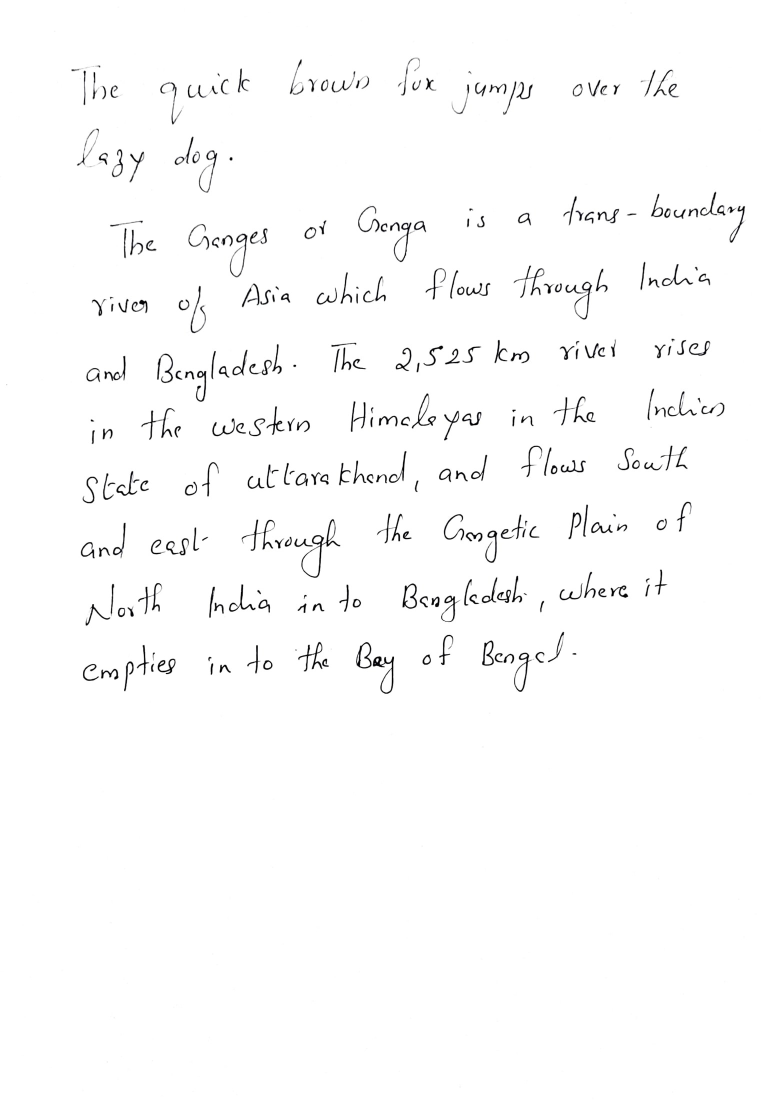
#> input picture source/segmentation/test.jpg, 1527 x 2200 px (shown at 1/2 size)
$ python -i segmenter.py   (imports and definitions only)   (older library calls are emulated)
#> lines starting #> are read from the running program, lines starting #| are printed output that depends on the picture; after the words box and inside, x2 and y2 are one past the last pixel; in counts of white or black regions, pixels touching at a corner belong together
### source/segmentation/utils.py
import cv2
import imutils
import numpy as np
from imutils import perspective
from PIL import Image

SMALL_HEIGHT = 800

# [4 lines left out: function writeText, not called in this run]

def resize(img, height=SMALL_HEIGHT, allways=False):
    if (img.shape[0] > height or allways):
        rat = height / img.shape[0]
        return cv2.resize(img, (int(rat * img.shape[1]), height))
    return img

def ratio(img, height=SMALL_HEIGHT):
    return img.shape[0] / height

# [9 lines left out: function thickenImage, not called in this run]

def sobelDetect(channel):
    """Sobel operator for edge detection"""

    sobelX = cv2.Sobel(channel, cv2.CV_16S, 1, 0)
    sobelY = cv2.Sobel(channel, cv2.CV_16S, 0, 1)
    # Find magnitude sqrt(sobelX**2 + sobelY**2)
    sobel = np.hypot(sobelX, sobelY)
    # Clamp values > 255
    sobel[sobel > 255] = 255
    return np.uint8(sobel)

def findEdges(image):
    """Find edges using sobel operator on each layer(RGB)"""

    return np.max(np.array([sobelDetect(image[:,:,0]),
                            sobelDetect(image[:,:,1]),
                            sobelDetect(image[:,:,2])]), axis=0)

# https://stackoverflow.com/questions/44752240/how-to-remove-shadow-from-scanned-images-using-opencv
# [74 lines left out: functions removeShadows, autoPerspectiveCorrection, stackImages, pad_images_to_same_size, not called in this run]

### source/segmentation/segmenter.py
import cv2
import imutils
import numpy as np
from PIL import Image
from . utils import (resize, ratio, writeText,
                     thickenImage, findEdges,
                     autoPerspectiveCorrection, removeShadows)

class Segmenter:
    def __init__(self, img, size=1200):
        self.image = img
        self.size = size
        self.previewProcess = []
        self.orginalImage = self.image.copy()

    def getLines(self):
        self.image = cv2.GaussianBlur(self.image, (5, 5), 18)
        blobs = self.createBlob(self.image)
        boundingBoxes = self.createBoundingBoxes(blobs, self.image)
        self.boxLines = self.sortBoundingBoxes(boundingBoxes)
        cropped = self.cropImages(self.boxLines)
        return cropped

    def getWords(self):
        lines = self.getLines()
        return [word for line in lines for word in line]

    def createBlob(self, image):
        blurred = cv2.GaussianBlur(image, (5, 5), 15)
        edgeImage = findEdges(blurred)
        _, thresholdImage = cv2.threshold(edgeImage, 50, 255, cv2.THRESH_BINARY)
        kernel = cv2.getStructuringElement(cv2.MORPH_RECT, (20, 20))
        self.blobs = cv2.morphologyEx(thresholdImage, cv2.MORPH_CLOSE, kernel)

        self.previewProcess.append([blurred])
        self.previewProcess.append([edgeImage])
        self.previewProcess.append([self.blobs])

        return self.blobs

    def createBoundingBoxes(self, blobs, image):
        size = self.size
        blobImage = resize(blobs, size)
        kernel = np.ones((5, 30), np.uint16)
        imageDilation = cv2.dilate(blobImage, kernel, iterations=1)
        _, cnt, hierarchy = cv2.findContours(np.copy(blobImage), cv2.RETR_TREE, cv2.CHAIN_APPROX_SIMPLE)

        contours = np.zeros(blobImage.shape, dtype='uint8') #resize(image.copy(), size)
        cv2.drawContours(contours, cnt, -1, (255,0,0), 3)
        self.previewProcess.append([contours])

        index = 0
        boxes = []
        while(index >= 0):
            x, y, w, h = cv2.boundingRect(cnt[index])
            cv2.drawContours(imageDilation, cnt, index, (255, 255, 255), cv2.FILLED)
            maskROI = imageDilation[y:y+h, x:x+w]
            r = cv2.countNonZero(maskROI) / (w * h)

            limit = (r > 0.1
                    and size > w > 10
                    and size > h > 10
                    and (h / w) < 3
                    and (w / h) < 10
                    and (60 // h) * w < 1000)
            if limit:
                boxes += [[x, y, w, h]]
            index = hierarchy[0][index][0]

        blobImage = cv2.cvtColor(blobImage, cv2.COLOR_GRAY2RGB)
        boundingBoxes = np.array([0,0,0,0])

        for (x, y, w, h) in boxes:
            boundingBoxes = np.vstack((boundingBoxes, np.array([x, y, x+w, y+h])))

        boxes = boundingBoxes.dot(ratio(image, blobImage.shape[0])).astype(np.int64)
        return boxes[1:]

    def sortBoundingBoxes(self, boxes):
        boxes = boxes[boxes[:, 1].argsort(kind='mergesort')]

        meanHeight = np.mean(boxes[:, 3] - boxes[:, 1])
        currentBox = boxes[0][1]
        lines = []
        tmpLine = []

        for box in boxes:
            if box[1] > currentBox + meanHeight:
                lines.append(tmpLine)
                if box[1] > currentBox + (2.5 * meanHeight):
                    lines.append([])
                tmpLine = [box]
                currentBox = box[1]
                continue
            tmpLine.append(box)
        lines.append(tmpLine)

        for line in lines:
            line.sort(key=lambda box: box[0])

        return lines

    def cropImages(self, lines):
        imgs = []
        for line in lines:
            text = self.image.copy()
            lineTexts = []
            for (x1, y1, x2, y2) in line:
                lineTexts.append(text[y1:y2, x1:x2])
            imgs.append(lineTexts)
        return imgs

    def drawTextOnBoundingBoxes(self, labels):
        sortedBoxes = [box for boxLine in self.boxLines for box in boxLine]
        shape = self.orginalImage.shape
        boundingBoxImage = self.orginalImage.copy()
        crop = self.orginalImage.copy()
        mask = np.zeros((shape[0], shape[1]), dtype='uint8')

        for i, (x1,y1,x2,y2) in enumerate(sortedBoxes):
            x = x1
            y = y1
            w = x2 - x1
            h = y2 - y1
            cv2.rectangle(boundingBoxImage, (x, y), (x+w, y+h), (255, 0, 0), 2)
            cv2.rectangle(mask, (x, y), (x+w, y+h), (255, 0, 0), -1)

        crop = cv2.bitwise_and(crop, crop, mask = mask)
        finalPreview = crop.copy()

        for i, (x1,y1,x2,y2) in enumerate(sortedBoxes):
            cv2.putText(finalPreview, labels[i], (x1, y1-10), cv2.FONT_HERSHEY_SIMPLEX, 1.2, (200,200,0), 2)

        self.previewProcess.append([boundingBoxImage])
        self.previewProcess.append([crop])
        self.previewProcess.append([finalPreview])

>>> import cv2
>>> picture = cv2.imread('test.jpg')
#> picture is the input picture: shape (2200, 1527, 3); mean B, G, R 251, 251, 251
>>> result = Segmenter(picture).getLines()
#> in sobelDetect, `sobelY = cv2.Sobel(channel, cv2.CV_16S, 0, 1)`:
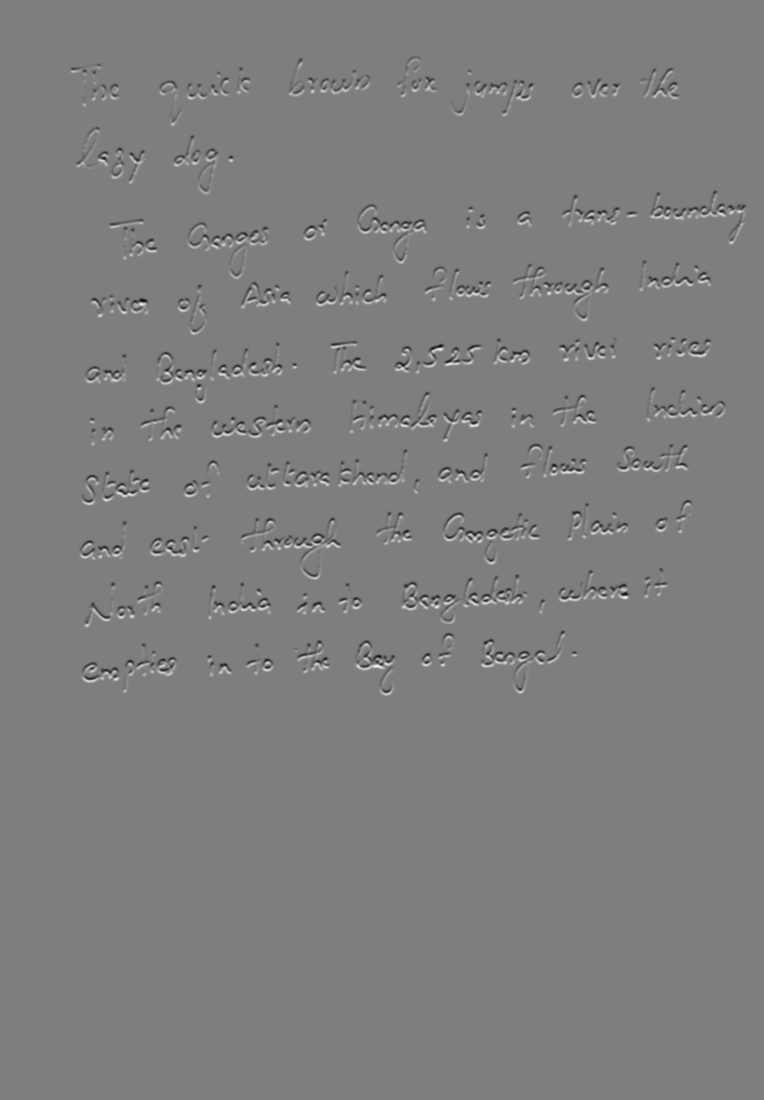
#> sobelY: shape (2200, 1527) int16 (shown at 1/2 size); min -328, max 334, mean 0; drawn with min black and max white
#> in sobelDetect, `sobel[sobel > 255] = 255`:
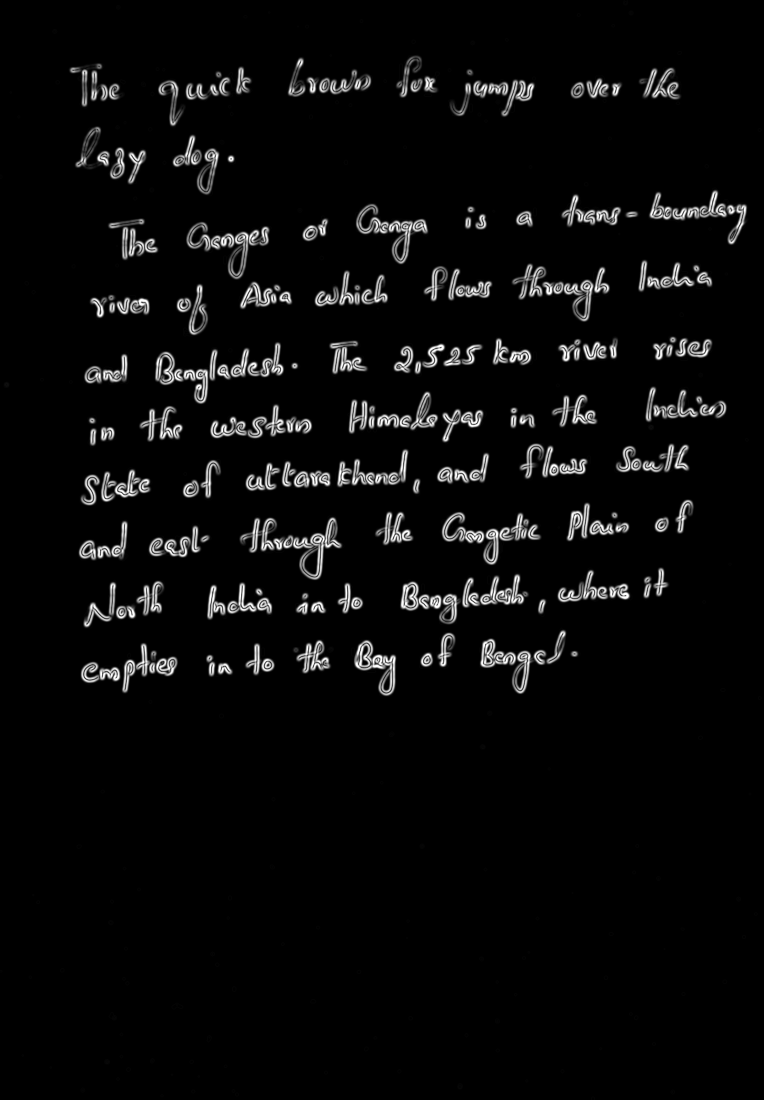
#> sobel: shape (2200, 1527) float32 (shown at 1/2 size); min 0, max 255, mean 10.2
#> in createBlob, `_, thresholdImage = cv2.threshold(edgeImage, 50, 255, cv2.THRESH_BINARY)`:
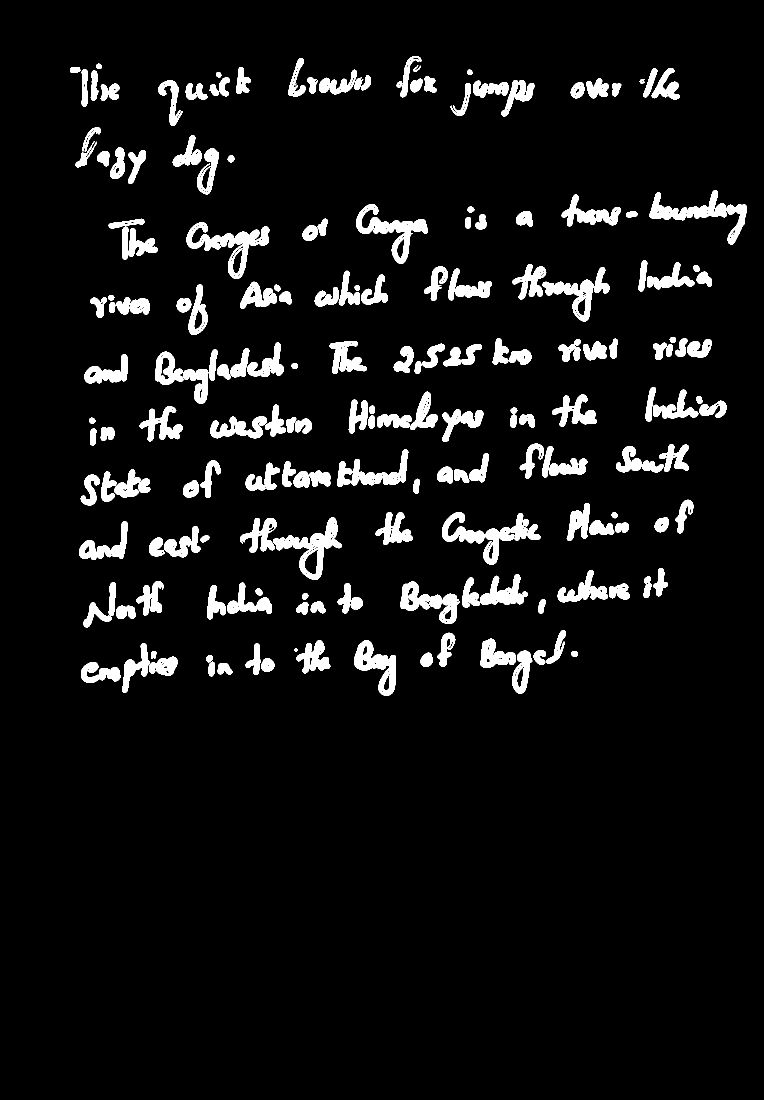
#> thresholdImage: shape (2200, 1527) (shown at 1/2 size); 6.5% white; 211 white regions, largest, box (x1, y1, x2, y2) and area: (373, 444, 539, 558) 5293, (546, 1035, 684, 1160) 4789, (712, 408, 856, 528) 4681
#> in createBlob, `self.blobs = cv2.morphologyEx(thresholdImage, cv2.MORPH_CLOSE, kernel)`: self.blobs: shape (2200, 1527); 8.8% white; 65 white regions
#> in createBoundingBoxes, `imageDilation = cv2.dilate(blobImage, kernel, iterations=1)`:
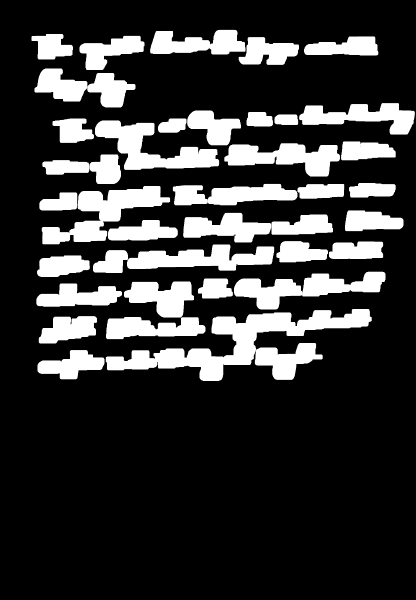
#> imageDilation: shape (1200, 832) (shown at 1/2 size); min 0, max 255, mean 53.3
#> in createBoundingBoxes, `_, cnt, hierarchy = cv2.findContours(np.copy(blobImage), cv2.RETR_TREE..`: cnt = 66 contours; largest, box (x1, y1, x2, y2) and area: (437, 626, 576, 728) 3666, (268, 491, 458, 540) 3356, (169, 374, 326, 442) 3110, (262, 565, 373, 634) 2944, (380, 427, 528, 483) 2853
#> in createBoundingBoxes, `cv2.drawContours(contours, cnt, -1, (255,0,0), 3)`:
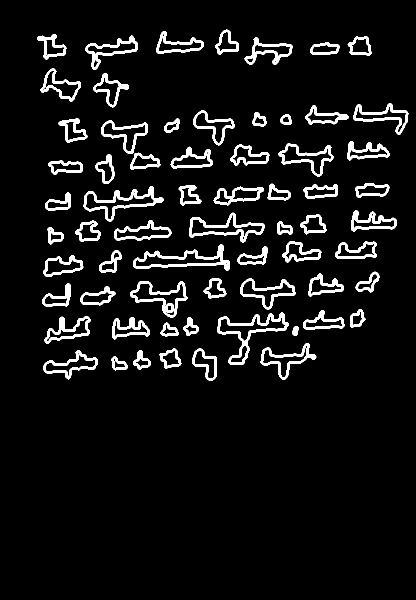
#> contours: shape (1200, 832) (shown at 1/2 size); 6.7% white; 65 white regions, largest, box (x1, y1, x2, y2) and area: (435, 624, 578, 730) 2696, (266, 489, 460, 542) 2500, (167, 372, 328, 444) 2382
#> the loop in createBoundingBoxes, `while(index >= 0):` made 65 passes
#> (x, y, w, h, r, limit, boxes, index) on passes 2 to 3: (268, 702, 32, 35, 0.986, True, [[225, 715, 29, 24], [268, 702, 32, 35]], 2), (89, 702, 105, 55, 0.664, True, [[225, 715, 29, 24], [268, 702, 32, 35], [89, 702, 105, 55]], 3)
#> (x, y, w, h, r, limit, index) on passes 1, 4, 5, 6, 7, 8: (225, 715, 29, 24, 0.944, True, 1), (386, 698, 46, 62, 0.826, True, 4), (321, 698, 40, 38, 0.978, True, 5), (523, 688, 108, 70, 0.626, True, 6), (587, 654, 9, 16, 1, False, 7), (323, 647, 33, 24, 0.967, True, 8)
#> pass 1, in createBoundingBoxes, `maskROI = imageDilation[y:y+h, x:x+w]`:
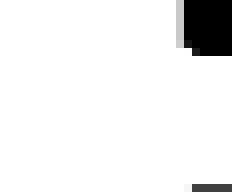
#> maskROI: shape (24, 29) (shown 8 times larger); min 0, max 255, mean 238.2
#> after the loop in createBoundingBoxes, `while(index >= 0):`:
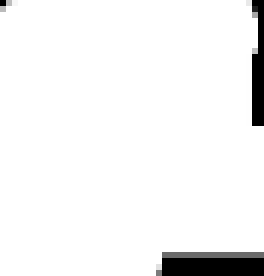
#> maskROI: shape (46, 44) (shown 6 times larger); min 0, max 255, mean 242.6
#> after the loop in createBoundingBoxes, `while(index >= 0):`: boxes = 64 items, first 6: [225, 715, 29, 24], [268, 702, 32, 35], [89, 702, 105, 55], [386, 698, 46, 62], [321, 698, 40, 38], [523, 688, 108, 70]
#> the loop in createBoundingBoxes, `for (x, y, w, h) in boxes:` made 64 passes
#> (x, y, w, h) on passes 3 to 14: (89, 702, 105, 55), (386, 698, 46, 62), (321, 698, 40, 38), (523, 688, 108, 70), (323, 647, 33, 24), (368, 636, 28, 34), (226, 636, 71, 41), (91, 634, 89, 51), (437, 626, 139, 102), (608, 622, 79, 36), (702, 620, 27, 33), (163, 574, 66, 35)
#> (x, y, w, h, boundingBoxes) on passes 1 to 2: (225, 715, 29, 24, [[0, 0, 0, 0], [225, 715, 254, 739]]), (268, 702, 32, 35, [[0, 0, 0, 0], [225, 715, 254, 739], [268, 702, 300, 737]])
#> after the loop in createBoundingBoxes, `for (x, y, w, h) in boxes:`: boundingBoxes = 65 rows, first 6: [0, 0, 0, 0], [225, 715, 254, 739], [268, 702, 300, 737], [89, 702, 194, 757], [386, 698, 432, 760], [321, 698, 361, 736]
#> in createBoundingBoxes, `boxes = boundingBoxes.dot(ratio(image, blobImage.shape[0])).astype(np...`: boxes = 65 rows, first 6: [0, 0, 0, 0], [412, 1310, 465, 1354], [491, 1287, 550, 1351], [163, 1287, 355, 1387], [707, 1279, 792, 1393], [588, 1279, 661, 1349]
#> in getLines, `boundingBoxes = self.createBoundingBoxes(blobs, self.image)`: boundingBoxes = 64 rows, first 6: [412, 1310, 465, 1354], [491, 1287, 550, 1351], [163, 1287, 355, 1387], [707, 1279, 792, 1393], [588, 1279, 661, 1349], [958, 1261, 1156, 1389]
#> in sortBoundingBoxes, `boxes = boxes[boxes[:, 1].argsort(kind='mergesort')]`: boxes = 64 rows, first 6: [792, 111, 872, 196], [575, 117, 742, 194], [141, 128, 240, 214], [315, 133, 502, 253], [1277, 135, 1360, 199], [900, 139, 1068, 234]
#> in sortBoundingBoxes, `meanHeight = np.mean(boxes[:, 3] - boxes[:, 1])`: meanHeight = 78.59
#> in sortBoundingBoxes, `currentBox = boxes[0][1]`: currentBox = 111
#> the loop in sortBoundingBoxes, `for box in boxes:` made 64 passes
#> currentBox on passes 8, 10, 18, 25, 32, 39, 45, 52, 59: 254, 381, 520, 674, 773, 887, 999, 1136, 1261
#> after the loop in sortBoundingBoxes, `for box in boxes:`: currentBox = 1261; lines = 9 items; tmpLine = [[958, 1261, 1156, 1389], [707, 1279, 792, 1393], [588, 1279, 661, 1349], [491, 1287, 550, 1351], [163, 1287, 355, 1387], [412, 1310, 465, 1354]]
#> the loop in sortBoundingBoxes, `for line in lines:` made 10 passes
#> in getLines, `self.boxLines = self.sortBoundingBoxes(boundingBoxes)`: self.boxLines = 10 items
#> the loop in cropImages, `for line in lines:` made 10 passes
#> result = 10 items
